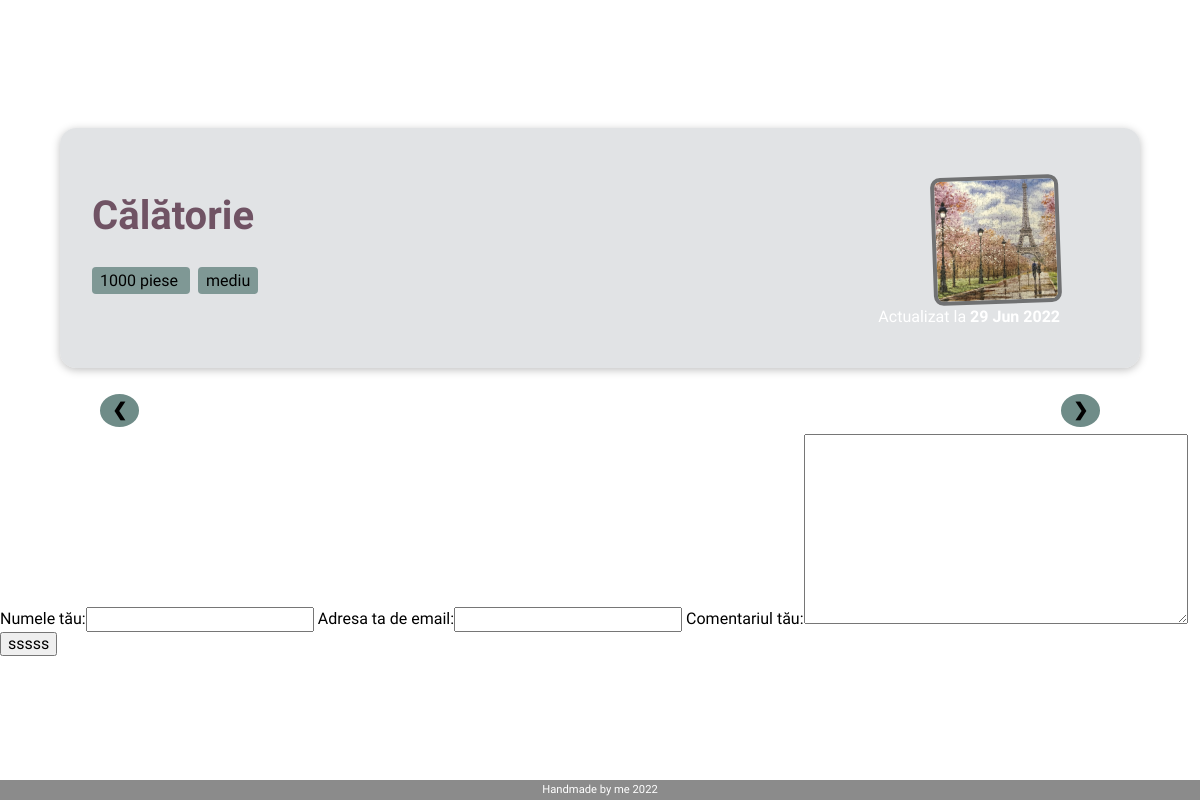
Screenshot of /projects/calatorie with the database file from the repository.
### portofolio/models.py (models this page shows, shortened)
class Project(models.Model):
    title = models.CharField(max_length=100, verbose_name="Titlu")
    slug = models.SlugField(max_length=200, unique=True)
    date = models.DateField(auto_now=True, verbose_name="Data")
    excerpt = models.CharField(max_length=200)
    content = models.TextField(verbose_name="Conținut")
    category = models.ForeignKey(Category, on_delete=models.SET_NULL, null=True, verbose_name="Categorie")
    tags = models.ManyToManyField(Tag)
    @property
    def main_image(self):
        if len(self.image_set.all()):
            return self.image_set.filter(is_main=True)[0].image
        return ""
    class Meta:
        verbose_name = 'Proiect'
        verbose_name_plural = 'Proiecte'

class Tag(models.Model):
    caption = models.CharField(max_length=50, unique=True)

class Image(models.Model):
    name = models.CharField(max_length=50, blank=True, verbose_name="Nume")
    image = models.ImageField(upload_to='images/', verbose_name="Imagine")
    is_main = models.BooleanField(default=False, verbose_name="Principală")
    project = models.ForeignKey(Project, on_delete=models.SET_NULL, null=True, verbose_name="Proiect")
    class Meta:
        verbose_name = 'Imagine'
        verbose_name_plural = 'Imagini'

### portofolio/views.py (the view, shortened to what this page needs)
# urls.py: path("projects/<slug:slug>", views.ProjectDetailView.as_view(), name="project-detail-page"),
class ProjectDetailView(View):
    def get(self, request, slug):
        project = Project.objects.get(slug=slug)
        context = {
            "project": project,
            "tags": project.tags.all(),
            "add_comment_form": CommentForm(),
        }
        return render(request, "portofolio/project-details.html", context)

### portofolio/forms.py
class CommentForm(forms.ModelForm):
    class Meta:
        model = Comment
        exclude = ["project"]
        labels = {
            "user_name": "Numele tău",
            "user_email": "Adresa ta de email",
            "text": "Comentariul tău",
        }

### portofolio/templates/portofolio/project-details.html (shortened to what this page needs)
{%  extends "base.html" %}
{% load static %}
{% block css %}
    <link rel="stylesheet" href="{% static 'portofolio/css/project-details.css' %}"/>
{% endblock %}
{% block content %}
    <section id="summary">
        <h2>{{ project.title }}</h2>
        <div>
            {% for tag in tags %}
             <span class="tag"> {{ tag.caption }} </span>
            {% endfor %}
        </div>
        <article>
            <img style="transform: rotateZ(-2deg);" src= "{{ project.main_image.url }}" alt="{{ project.title }}" />
            <div> Actualizat la <time> {{ project.date|date:"d M Y" }} </time></div>
        </article>
    </section>
        <div class="slideshow-container">
            <a class="prev" onclick="plusSlides(-1)">&#10094;</a>
            <a class="next" onclick="plusSlides(1)">&#10095;</a>
          </div>
          <br>
    <div style="margin-bottom: 50px;">
        <form>
            {{ add_comment_form }}
            <button type="submit">sssss</button>
        </form>
    </div>
{% endblock %}

### static/css/base.css (style rules this page uses)
* { box-sizing: border-box; }
html { font-family: 'Akaya Kanadaka', cursive; }
body { background-color: white; }

### portofolio/static/portofolio/css/project-details.css (style rules this page uses)
#summary { margin: 8rem auto 3rem auto; padding: 2rem; width: 90%; max-width: 90rem; border-radius: 16px; background-color: #d2d6d9ab; position: relative; box-shadow: 0 2px 8px rgba(0, 0, 0, 0.25); height: 22rem; }
#summary h2 { color: #705364; font-size: 4rem; }
#summary article { position: absolute; top: 2rem; right: 3rem; padding: 1rem 2rem; border-radius: 12px; text-align: right; color: white; }
#summary article img { border-radius: 10px; width: 12rem; border: 4px solid rgba(0, 0, 0, 0.5); margin: auto; }
#summary time { font-weight: bold; }
.tag { background-color: #6f8c88da; border-radius: 4px; padding: 4px 8px; margin-right: 8px; }
@media (max-width: 1280px) { #summary { height: 15rem; } }
@media (max-width: 1280px) { #summary h2 { font-size: 2.5rem; } }
@media (max-width: 1280px) { #summary article img { width: 8rem; } }
.slideshow-container { max-width: 1000px; position: relative; margin: auto; }
.prev, .next { cursor: pointer; position: absolute; top: 50%; width: auto; margin-top: -22px; padding: 4px 10px ; color: black; border: 2px solid #6f8c88; background-color: #6f8c88; border-radius: 50%; font-weight: bold; font-size: 18px; transition: 0.6s ease; user-select: none; }
.next { right: 0; }

### rows the page displays
Project: title "Călătorie", main_image (picture), date "29 Jun 2022"
Tag: caption "1000 piese"
Tag: caption "mediu"
